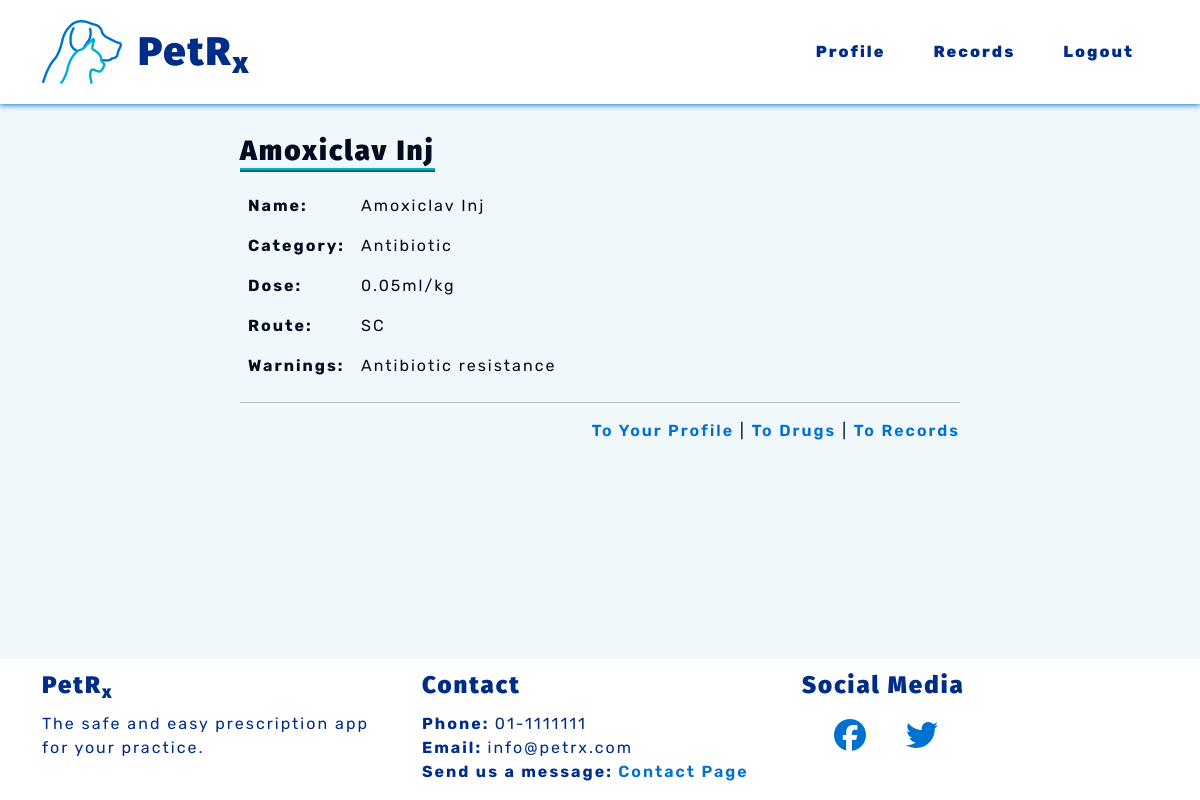
The app's page /prescriptions/detail-drug/1 (signed in) with its own data.
### prescriptions/models.py (models this page shows, shortened)
class Drug(models.Model):
    name = models.CharField(max_length=50)
    dose = models.DecimalField(max_digits=4, decimal_places=2)
    measure = models.CharField(max_length=2, choices=MEASURE)
    category = models.CharField(max_length=20, choices=CATEGORIES)
    route = models.CharField(max_length=8, choices=ROUTES)
    warnings = models.CharField(max_length=300)
    class Meta:
        ordering = ['name']

### petrx/decorators.py (the view)
    def wrapper(request, *args, **kwargs):
        if request.user.is_authenticated:
            if request.user.is_active:
                return function(request, *args, **kwargs)
            else:
                return render(request, 'vetprofiles/restricted.html')
        else:
            return redirect('vetprofiles:login')

### prescriptions/views.py (called while the page is built)
@vet_login_and_active
def detail_drug(request, drug_id):
    drug = get_object_or_404(Drug, id=drug_id)
    context = {'drug': drug, }
    return render(request, 'prescriptions/detail_drug.html', context)

### prescriptions/templates/prescriptions/detail_drug.html
{% extends 'base.html' %}
{% block content %}
<section>
    <div class="container">
        <div class="row d-flex justify-content-center">
            <div class="col-md-8">
                <h3 class="subheadings">{{ drug.name }}</h3>
                <table>
                    <tr>
                        <th>Name:</th>
                        <td>{{ drug.name }}</td>
                    </tr>
                    <tr>
                        <th>Category:</th>
                        <td>{{ drug.category }}</td>
                    </tr>
                    <tr>
                        <th>Dose:</th>
                        <td>{{ drug.dose }}{{ drug.measure }}/kg</td>
                    </tr>
                    <tr>
                        <th>Route:</th>
                        <td>{{ drug.route }}</td>
                    </tr>
                    <tr>
                        <th>Warnings:</th>
                        <td>{{ drug.warnings}}</td>
                    </tr>
                </table>
                <hr>
                <div class="float-end">
                    <a class="pet-links" href="{% url 'vetprofiles:profile' %}" aria-label="To your profile">To Your
                        Profile</a>
                    <span>|</span>
                    <a class="pet-links" href="{% url 'prescriptions:drugs' %}" aria-label="To available drugs">To
                        Drugs</a>
                    <span>|</span>
                    <a class="pet-links" href="{% url 'records:records' %}" aria-label="To records page">To Records</a>
                </div>
            </div>
        </div>
    </div>
</section>
{% endblock %}

### static/css/style.css (style rules this page uses)
:root { --site-white: #f1f8fc; --site-black: #000d21; --site-dark-blue: #002d88; --site-light-blue: #0071d1; --site-turquoise: #00b0cf; }
html { height: 100%; }
body { font-family: "Rubik", sans-serif; color: var(--site-black); font-size: 1rem; letter-spacing: 2px; background: var(--site-white); }
h1, h2, h3, h4 { font-family: "Fira Sans", "Rubik", sans-serif; font-weight: 900; margin-top: 0.5em; margin-bottom: 0.5em; }
.subheadings { display: inline-block; border-bottom: 4px ridge var(--site-turquoise); }
hr { color: var(--site-black); }
a { text-decoration: none; }
.pet-links { cursor: pointer; color: var(--site-light-blue); font-weight: 600; transition: color .5s linear; }
th, td { padding: 0.5em; }
th { background-color: var(--site-white); }

### records on screen
Drug: name "Amoxiclav Inj", category "Antibiotic", dose "0.05", measure "ml", route "SC", warnings "Antibiotic resistance"
